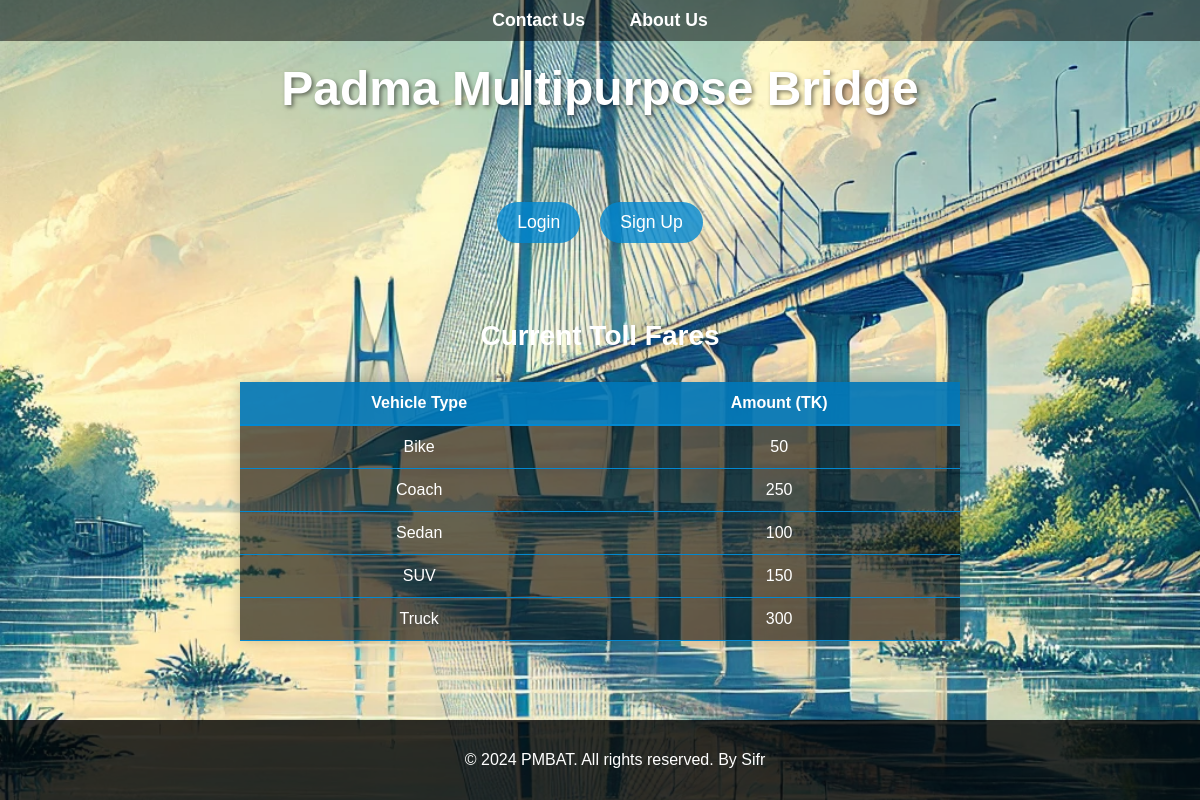
The page / on the database its author committed.
### tables this page shows
CREATE TABLE `toll` (
  `type` varchar(256) NOT NULL,
  `uid` int(11) NOT NULL,
  `amount` int(11) NOT NULL
);

### index.php (the view, shortened to what this page needs)
<?php
    include("config.php");
 ?>
<!DOCTYPE html>
<html>
<head>
</head>
<body>
    <div class="menu">
        <a href="contact.php">Contact Us</a>
        <a href="about.php">About Us</a>
    </div>
    <h1>Padma Multipurpose Bridge</h1>
<br><br><br>
<div class="auth-buttons">
    <a href='login.php'>Login</a>
    <a href="register.php">Sign Up</a>
</div>
<br><br><br>
    <div class="table-container">
        <h2 style="text-align: center; font-size: 28px; font-weight: bold; color: white;">Current Toll Fares</h2>
        <table>
            <tr>
                <th>Vehicle Type</th>
                <th>Amount (TK)</th>
            </tr>
            <?php
                $sql = "SELECT type, amount FROM toll";
                $result = $conn->query($sql);
                if ($result->num_rows > 0) {
                    while ($row = $result->fetch_assoc()) {
                        echo "<tr><td>" . $row["type"] . "</td><td>" . $row["amount"] . "</td></tr>";
                    }
                } else {
                    echo "<tr><td colspan='2'>Fares Updating</td></tr>";
                }
            ?>
        </table>
    </div>
    <footer>
        <p>&copy; 2024 PMBAT. All rights reserved. By Sifr</p>
    </footer>
</body>
</html>

### index.php (style rules this page uses)
body { font-family: 'Arial', sans-serif; background: url('pmbat.webp') no-repeat center center fixed; background-size: cover; color: #fff; margin: 0; padding: 0; }
.menu { text-align: center; background-color: rgba(0, 0, 0, 0.5); padding: 10px; position: sticky; top: 0; }
.menu a { color: white; padding: 10px 20px; text-decoration: none; font-weight: bold; font-size: 1.1em; }
h1 { text-align: center; font-size: 3em; color: #fff; margin-top: 20px; text-shadow: 2px 2px 4px rgba(0, 0, 0, 0.5); }
.auth-buttons { display: flex; justify-content: center; gap: 20px; }
.auth-buttons a { background-color: rgba(2, 136, 209, 0.8); color: white; padding: 10px 20px; text-decoration: none; border-radius: 25px; font-size: 1.1em; transition: background-color 0.3s ease; }
table { width: 60%; margin: 30px auto; border-collapse: collapse; background-color: rgba(0, 0, 0, 0.6); color: white; box-shadow: 0px 0px 15px rgba(0, 0, 0, 0.2); }
th, td { padding: 12px; text-align: center; border-bottom: 1px solid #0288d1; }
th { background-color: rgba(2, 136, 209, 0.8); color: white; border-bottom: 2px solid #0288d1; }
td { color: white; }
.auth-buttons { position: relative; }
footer { text-align: center; padding: 15px; background-color: rgba(0, 0, 0, 0.8); color: white; position: fixed; width: 100%; bottom: 0; }

### rows shown on the page
toll: type "Bike", amount "50"
toll: type "Coach", amount "250"
toll: type "Sedan", amount "100"
toll: type "SUV", amount "150"
toll: type "Truck", amount "300"
